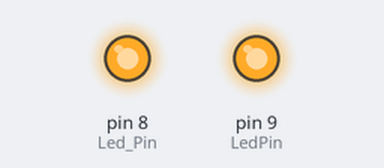
This program was run on a simulated Arduino Mega 2560, built with avr-gcc and run on an emulated ATmega2560. Parts: output pins drawn as LEDs (lit = HIGH).

Above: at 1.05 s.
Timing chart, 0 to 4.0 s (numbered marks = the images above):
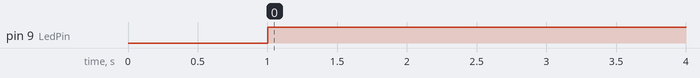

Measured:
- by itself, pin 9 (LedPin): LOW → HIGH at 1.0 s

The program:

main.cpp
```cpp
#include <Arduino.h>
//#include <Morse.h>

int LedPin = 9;
int Led_Pin = 8;

//Morse morse(LedPin);
void setup() {
//morse.begin();
pinMode(Led_Pin,OUTPUT);
pinMode(LedPin,OUTPUT);
digitalWrite(Led_Pin,HIGH);
digitalWrite(Led_Pin,HIGH);
delay(1000);
digitalWrite(Led_Pin,LOW);
digitalWrite(Led_Pin,LOW);

}
int i = 0;
void loop() {
    Serial.print("Loop: ");
    Serial.println(i);
  //for(int i=0;i<100;i++){
  i++;
    Serial.print("Loop: ");
    Serial.println(i);
    digitalWrite(Led_Pin,HIGH);
    digitalWrite(LedPin,HIGH);
    delay(500);
    digitalWrite(Led_Pin,LOW);
    digitalWrite(LedPin,LOW);
  //}


 /*
  morse.dot(); morse.dot(); morse.dot();
  //digitalWrite(Led_Pin,LOW);
  morse.dash(); morse.dash(); morse.dash();
  //digitalWrite(Led_Pin,HIGH);
  //delay(500);
  morse.dot(); morse.dot(); morse.dot();
  digitalWrite(Led_Pin,LOW);
  delay(1000);
  digitalWrite(Led_Pin,HIGH);
  */
}
```

Morse.h
```cpp
/*
  Morse.h - Library for flashing Morse code.
  Created by David A. Mellis, November 2, 2007.
  Released into the public domain.
*/
#ifndef Morse_h
#define Morse_h
#include <Arduino.h>
class Morse
{
    public:
        Morse(int pin);
        void begin();
        void dot();
        void dash();
    private:
        int _pin;

};
#endif
```

myBlinken.h
```cpp
#include <Arduino.h>

#ifndef myBlinken_h
#define myBlinken_h
class myBlinken
{
    public:
        myBlinken(int pin,int wait); //Pin-Nummer,Delay

    private:


};
#endif
```

Morse.cpp
```cpp
#include <Arduino.h>
#include <Morse.h>


Morse::Morse(int pin)
{
    int _pin = pin;

}
void Morse::begin()
{
  pinMode(_pin, OUTPUT);
}

void Morse::dash()
{
  digitalWrite(_pin, HIGH);
  delay(2000);
  digitalWrite(_pin, LOW);
  delay(250);
}
void Morse::dot()
{
  digitalWrite(_pin, HIGH);
  delay(1000);
  digitalWrite(_pin, LOW);
  delay(250);
}
```

myBlinken.cpp
```cpp
#include <Arduino.h>
#include <myBlinken.h>


myBlinken::myBlinken(int pin,int wait)
{
    digitalWrite(pin,HIGH);
    delay(wait);
    pinMode(pin,OUTPUT);
    digitalWrite(pin,LOW);

}
```
